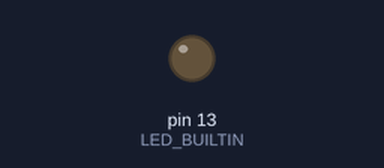
Bench run of a sketch on a simulated Arduino Uno, built with avr-gcc and run on an emulated ATmega328P. Parts: output pins drawn as LEDs (lit = HIGH).

Above: at 1.5 s.
At 11.5 s:
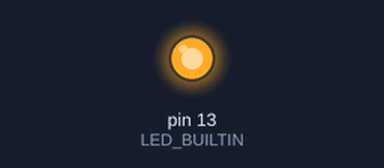
Timing chart, 0 to 12.4 s (numbered marks = the images above):
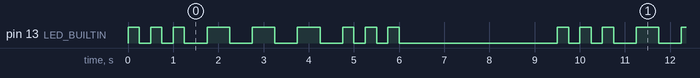

The sketch:

Blink.ino
```cpp
#define min 250
#define max 500

void setup()
{
  pinMode(LED_BUILTIN, OUTPUT);
}

void Blink(int x, int y)
{
  digitalWrite (LED_BUILTIN, HIGH);
  delay(x);
  digitalWrite (LED_BUILTIN, LOW);
  delay(y);
}

void S()
{
  Blink(min, min);
  Blink(min, min);
  Blink(min, max);
}

void O()
{
  Blink(max,max);
  Blink(max,max);
  Blink(max,max);
}

void pause()
{
  delay(3000);
}

// the loop function runs over and over again forever
void loop()
{
  S();
  O();
  S();
  pause();
}
```

Measured:
- by itself, pin 13 (LED_BUILTIN): repeats every 9.5 s: 2 × (LOW 0.25 s, HIGH 0.25 s), 3 × (LOW 0.50 s, HIGH 0.50 s), LOW 0.50 s, 2 × (HIGH 0.25 s, LOW 0.25 s), HIGH 0.25 s, LOW 3.5 s, HIGH 0.25 s
- by itself, everything shown: repeats every 9.5 s, in 18 steps
